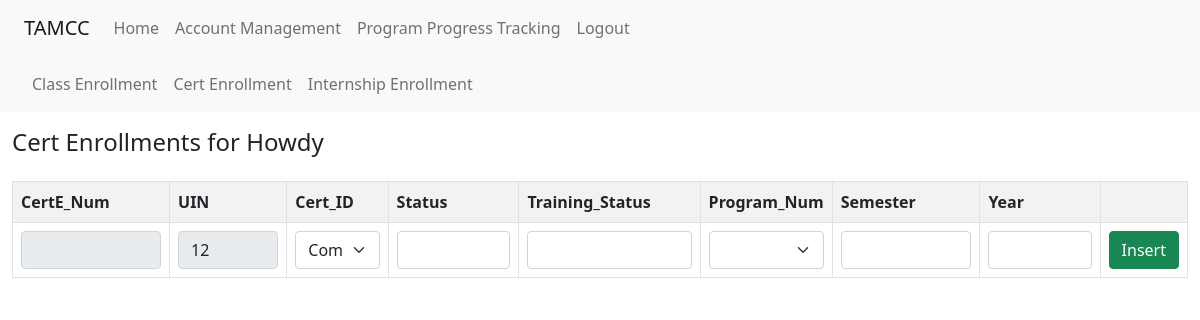
Before: /progress_common/certEnrollment.php?uin=12 (signed in) with the older database file.
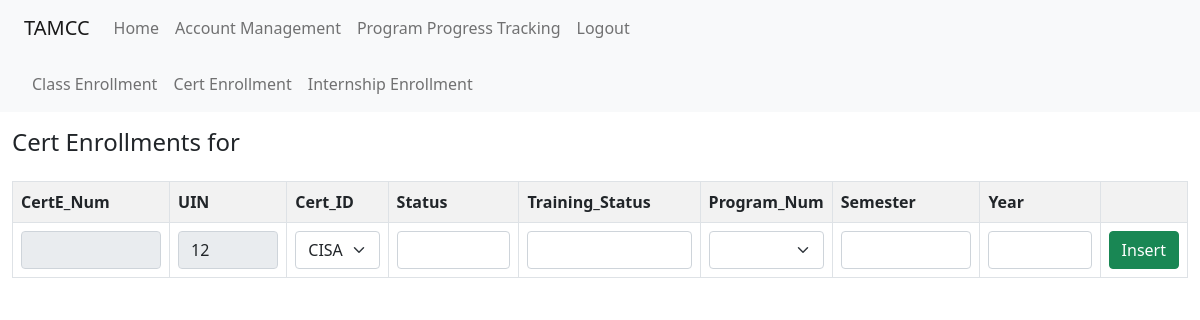
After: the same page with the newer database file.
### tables this page shows
CREATE TABLE `User` (
  `UIN` int(11) NOT NULL,
  `First_Name` varchar(20) NOT NULL,
  `M_Initial` char(2) NOT NULL,
  `Last_Name` varchar(20) NOT NULL,
  `Username` varchar(20) NOT NULL,
  `Passwords` varchar(20) NOT NULL,
  `User_Type` varchar(20) NOT NULL DEFAULT 'Student',
  `Email` varchar(30) NOT NULL,
  `Discord_Name` varchar(30) NOT NULL,
  `Is_Deleted` tinyint(1) NOT NULL DEFAULT 0
);

### progress_common/certEnrollment.php (the view, shortened to what this page needs)
<!DOCTYPE html>
<html lang="en">
<head>
    <link href="https://cdn.jsdelivr.net/npm/bootstrap@5.0.2/dist/css/bootstrap.min.css" rel="stylesheet">
</head>
<body>
<?php require '../databaseLoad.php'; ?>
<?php
$uin = $_GET["uin"];
$table_name = "Cert_Enrollment";
$query_str = "SELECT * FROM {$table_name} WHERE UIN = {$uin}";
$result = $conn->query("SELECT First_Name, M_Initial, Last_Name FROM User WHERE UIN = {$uin}");
$name_info = null;
if ($result -> num_rows > 0) {
    $name_info = $result->fetch_assoc();
}
else {
    http_response_code(404);
    die("Error: The record could not be found.");
}
?>
<?php require 'progressUtils.php'; ?>
<?php if ($_SESSION["User_Type"] == "Admin") {
    require "../admin/adminHeader.php";
}
else {
    require "../student/studentHeader.php";
}
require "progressSubNav.php";
?>
<div class="container-fluid">
  <div class="row mt-3">
    <h4>Cert Enrollments for <?= $name_info["First_Name"] . " " . $name_info["M_Initial"] . " " . $name_info["Last_Name"] ?></h4>
  </div>
  <div class="table-responsive mt-3">
    <?php
      buildEditableTable($conn, $query_str, array(
      "Cert_ID" => array("query_str" => "SELECT Cert_ID, Name FROM Certification", "value_col" => "Cert_ID", "label_col" => "Name"),
      "Program_Num" => array("query_str" => "SELECT Program_Num, Name FROM Programs WHERE Program_Num IN (SELECT Program_Num FROM Track WHERE UIN = {$uin})", "value_col" => "Program_Num", "label_col" => "Name")),
      array("CertE_Num", "UIN"),
      $uin);
    ?>
  </div>
</div>
</body>
</html>

### progress_common/progressUtils.php (shortened to what this page needs)
<?php
function dropdownFromSql($conn, $query_str, $value_col, $label_col, $selected_value=null, $default=null) {
    $result = $conn->query($query_str);
    if ($result->num_rows > 0) {
        while ($row = $result->fetch_assoc()) {
            if ($row[$value_col] == $selected_value) {
                echo '<option selected value="' . $row[$value_col] . '">' . $row[$label_col] . '</option>';
            }
            else {
                echo '<option value="' . $row[$value_col] . '">' . $row[$label_col] . '</option>';
            }
        }
    }
}
function buildEditableTable($conn, $query_str, $dropdown_cols=array(), $readonly_cols=array(), $uin=-1) {
    $result = $conn->query($query_str);
    if ($result->num_rows >= 0) {
        $columns = $result->fetch_fields();
        echo '<table class="table table-bordered table-striped table-hover w-auto"><tr>';
        foreach ($columns as $column) {
            echo '<th>' . $column->name . '</th>';
        }
        echo '<th></th>';
        echo '</tr>';
        echo '<tr>';
        echo '<form method="post">';
        foreach ($columns as $column) {
            $key = $column->name;
            if (array_key_exists($key, $dropdown_cols)) {
                echo '<td>';
                echo '<select class="form-select" name="' . $key . '">';
                dropdownFromSql($conn, $dropdown_cols[$key]["query_str"], $dropdown_cols[$key]["value_col"], $dropdown_cols[$key]["label_col"], null, null);
                echo '</select>';
                echo '</td>';
            }
            else if (in_array($key, $readonly_cols)) {
                if ($key == "UIN") {
                    echo '<td><input readonly class="form-control" type="text" name="' . $key . '" value="' . $uin . '"></td>';
                }
                else {
                    echo '<td><input readonly class="form-control" type="text" name="' . $key . '"></td>';
                }
            }
            else {
                echo '<td><input class="form-control" type="text" name="' . $key . '" required></td>';
            }
        }
        echo '<td><input class="btn btn-success" type="submit" name="insert" value="Insert"></td>';
        echo '</form>';
        echo '</tr>';
        echo '</table>';
    } else {
        echo "No results found";
    }
}
?>

Changed rows visible on the page:
no longer on this page (row edited): user: First_Name "Howdy"
Other visible differences:
form field Cert_ID: "CompTIA A+" → "CISA"
